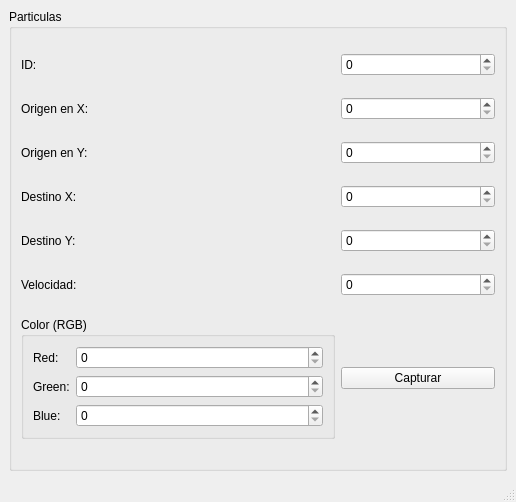
<?xml version="1.0" encoding="UTF-8"?>
<ui version="4.0">
 <class>MainWindow</class>
 <widget class="QMainWindow" name="MainWindow">
  <property name="geometry">
   <rect>
    <x>0</x>
    <y>0</y>
    <width>516</width>
    <height>502</height>
   </rect>
  </property>
  <property name="windowTitle">
   <string>Particulas</string>
  </property>
  <widget class="QWidget" name="centralwidget">
   <layout class="QGridLayout" name="gridLayout">
    <item row="0" column="0">
     <widget class="QGroupBox" name="groupBox">
      <property name="title">
       <string>Particulas</string>
      </property>
      <layout class="QGridLayout" name="gridLayout_2">
       <item row="0" column="0">
        <widget class="QLabel" name="label">
         <property name="text">
          <string>ID: </string>
         </property>
        </widget>
       </item>
       <item row="0" column="2">
        <widget class="QSpinBox" name="spinBox">
         <property name="maximum">
          <number>99</number>
         </property>
        </widget>
       </item>
       <item row="1" column="0" colspan="2">
        <widget class="QLabel" name="label_2">
         <property name="text">
          <string>Origen en X: </string>
         </property>
        </widget>
       </item>
       <item row="1" column="2">
        <widget class="QSpinBox" name="spinBox_2">
         <property name="maximum">
          <number>500</number>
         </property>
        </widget>
       </item>
       <item row="2" column="0" colspan="2">
        <widget class="QLabel" name="label_3">
         <property name="text">
          <string>Origen en Y: </string>
         </property>
        </widget>
       </item>
       <item row="2" column="2">
        <widget class="QSpinBox" name="spinBox_3">
         <property name="maximum">
          <number>500</number>
         </property>
        </widget>
       </item>
       <item row="3" column="0" colspan="2">
        <widget class="QLabel" name="label_4">
         <property name="text">
          <string>Destino X:</string>
         </property>
        </widget>
       </item>
       <item row="3" column="2">
        <widget class="QSpinBox" name="spinBox_4">
         <property name="maximum">
          <number>500</number>
         </property>
        </widget>
       </item>
       <item row="4" column="0" colspan="2">
        <widget class="QLabel" name="label_5">
         <property name="text">
          <string>Destino Y:</string>
         </property>
        </widget>
       </item>
       <item row="4" column="2">
        <widget class="QSpinBox" name="spinBox_5">
         <property name="maximum">
          <number>500</number>
         </property>
        </widget>
       </item>
       <item row="5" column="0" colspan="2">
        <widget class="QLabel" name="label_6">
         <property name="text">
          <string>Velocidad:</string>
         </property>
        </widget>
       </item>
       <item row="5" column="2">
        <widget class="QSpinBox" name="spinBox_6"/>
       </item>
       <item row="6" column="0" colspan="2">
        <widget class="QGroupBox" name="groupBox_2">
         <property name="title">
          <string>Color (RGB)</string>
         </property>
         <layout class="QFormLayout" name="formLayout">
          <item row="0" column="0">
           <widget class="QLabel" name="label_8">
            <property name="text">
             <string>Red:</string>
            </property>
           </widget>
          </item>
          <item row="0" column="1">
           <widget class="QSpinBox" name="spinBox_8">
            <property name="maximum">
             <number>255</number>
            </property>
           </widget>
          </item>
          <item row="1" column="0">
           <widget class="QLabel" name="label_9">
            <property name="text">
             <string>Green:</string>
            </property>
           </widget>
          </item>
          <item row="1" column="1">
           <widget class="QSpinBox" name="spinBox_9">
            <property name="maximum">
             <number>255</number>
            </property>
           </widget>
          </item>
          <item row="2" column="0">
           <widget class="QLabel" name="label_10">
            <property name="text">
             <string>Blue:</string>
            </property>
           </widget>
          </item>
          <item row="2" column="1">
           <widget class="QSpinBox" name="spinBox_10">
            <property name="maximum">
             <number>255</number>
            </property>
           </widget>
          </item>
         </layout>
        </widget>
       </item>
       <item row="6" column="2">
        <widget class="QPushButton" name="pushButton">
         <property name="text">
          <string>Capturar</string>
         </property>
        </widget>
       </item>
      </layout>
     </widget>
    </item>
   </layout>
  </widget>
  <widget class="QMenuBar" name="menubar">
   <property name="geometry">
    <rect>
     <x>0</x>
     <y>0</y>
     <width>516</width>
     <height>21</height>
    </rect>
   </property>
  </widget>
  <widget class="QStatusBar" name="statusbar"/>
 </widget>
 <resources/>
 <connections/>
</ui>
